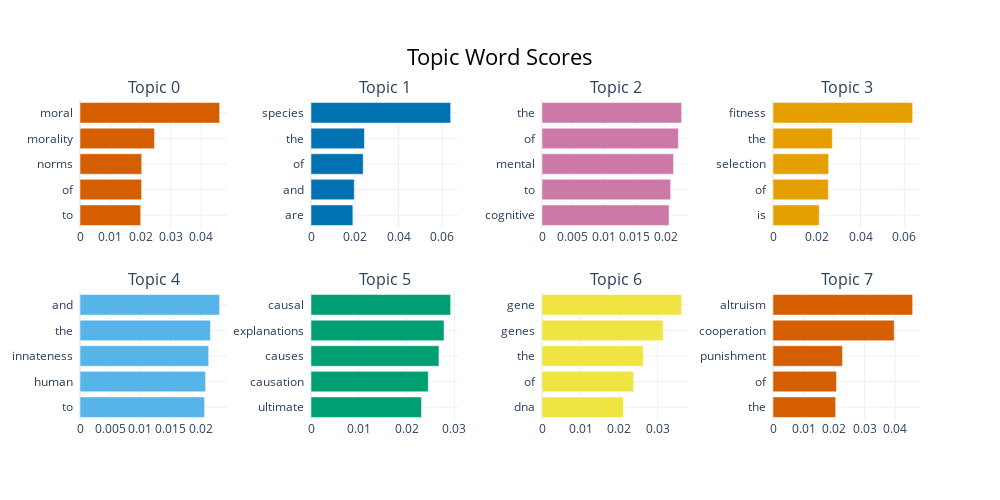

Here is the notebook cell this chart was saved with:
### Code cell
topic_model.visualize_barchart()

### Figure 1 — Plotly figure (JSON) as saved in the notebook; plotly's stock layout.template omitted (floating-point values rounded to 4 significant figures)
{"data": [{"marker": {"color": "#D55E00"}, "orientation": "h", "type": "bar", "x": [0.02006, 0.02035, 0.02039, 0.02461, 0.04616], "xaxis": "x", "y": ["to  ", "of  ", "norms  ", "morality  ", "moral  "], "yaxis": "y"}, {"marker": {"color": "#0072B2"}, "orientation": "h", "type": "bar", "x": [0.01913, 0.01977, 0.02386, 0.02442, 0.06382], "xaxis": "x2", "y": ["are  ", "and  ", "of  ", "the  ", "species  "], "yaxis": "y2"}, {"marker": {"color": "#CC79A7"}, "orientation": "h", "type": "bar", "x": [0.02051, 0.02077, 0.02124, 0.02202, 0.02255], "xaxis": "x3", "y": ["cognitive  ", "to  ", "mental  ", "of  ", "the  "], "yaxis": "y3"}, {"marker": {"color": "#E69F00"}, "orientation": "h", "type": "bar", "x": [0.02113, 0.02527, 0.02543, 0.0271, 0.06382], "xaxis": "x4", "y": ["is  ", "of  ", "selection  ", "the  ", "fitness  "], "yaxis": "y4"}, {"marker": {"color": "#56B4E9"}, "orientation": "h", "type": "bar", "x": [0.02062, 0.02079, 0.0213, 0.02158, 0.02311], "xaxis": "x5", "y": ["to  ", "human  ", "innateness  ", "the  ", "and  "], "yaxis": "y5"}, {"marker": {"color": "#009E73"}, "orientation": "h", "type": "bar", "x": [0.02313, 0.02456, 0.02678, 0.02785, 0.02924], "xaxis": "x6", "y": ["ultimate  ", "causation  ", "causes  ", "explanations  ", "causal  "], "yaxis": "y6"}, {"marker": {"color": "#F0E442"}, "orientation": "h", "type": "bar", "x": [0.02111, 0.02374, 0.02627, 0.03143, 0.03622], "xaxis": "x7", "y": ["dna  ", "of  ", "the  ", "genes  ", "gene  "], "yaxis": "y7"}, {"marker": {"color": "#D55E00"}, "orientation": "h", "type": "bar", "x": [0.02052, 0.02077, 0.02275, 0.03968, 0.04571], "xaxis": "x8", "y": ["the  ", "of  ", "punishment  ", "cooperation  ", "altruism  "], "yaxis": "y8"}], "layout": {"annotations": [{"font": {"size": 16}, "showarrow": false, "text": "Topic 0", "x": 0.0875, "xanchor": "center", "xref": "paper", "y": 1, "yanchor": "bottom", "yref": "paper"}, {"font": {"size": 16}, "showarrow": false, "text": "Topic 1", "x": 0.3625, "xanchor": "center", "xref": "paper", "y": 1, "yanchor": "bottom", "yref": "paper"}, {"font": {"size": 16}, "showarrow": false, "text": "Topic 2", "x": 0.6375, "xanchor": "center", "xref": "paper", "y": 1, "yanchor": "bottom", "yref": "paper"}, {"font": {"size": 16}, "showarrow": false, "text": "Topic 3", "x": 0.9125, "xanchor": "center", "xref": "paper", "y": 1, "yanchor": "bottom", "yref": "paper"}, {"font": {"size": 16}, "showarrow": false, "text": "Topic 4", "x": 0.0875, "xanchor": "center", "xref": "paper", "y": 0.4, "yanchor": "bottom", "yref": "paper"}, {"font": {"size": 16}, "showarrow": false, "text": "Topic 5", "x": 0.3625, "xanchor": "center", "xref": "paper", "y": 0.4, "yanchor": "bottom", "yref": "paper"}, {"font": {"size": 16}, "showarrow": false, "text": "Topic 6", "x": 0.6375, "xanchor": "center", "xref": "paper", "y": 0.4, "yanchor": "bottom", "yref": "paper"}, {"font": {"size": 16}, "showarrow": false, "text": "Topic 7", "x": 0.9125, "xanchor": "center", "xref": "paper", "y": 0.4, "yanchor": "bottom", "yref": "paper"}], "height": 500, "hoverlabel": {"bgcolor": "white", "font": {"family": "Rockwell", "size": 16}}, "showlegend": false, "title": {"font": {"color": "Black", "size": 22}, "text": "Topic Word Scores", "x": 0.5, "xanchor": "center", "yanchor": "top"}, "width": 1000, "xaxis": {"anchor": "y", "domain": [0, 0.175], "showgrid": true}, "xaxis2": {"anchor": "y2", "domain": [0.275, 0.45], "showgrid": true}, "xaxis3": {"anchor": "y3", "domain": [0.55, 0.725], "showgrid": true}, "xaxis4": {"anchor": "y4", "domain": [0.825, 1], "showgrid": true}, "xaxis5": {"anchor": "y5", "domain": [0, 0.175], "showgrid": true}, "xaxis6": {"anchor": "y6", "domain": [0.275, 0.45], "showgrid": true}, "xaxis7": {"anchor": "y7", "domain": [0.55, 0.725], "showgrid": true}, "xaxis8": {"anchor": "y8", "domain": [0.825, 1], "showgrid": true}, "yaxis": {"anchor": "x", "domain": [0.6, 1], "showgrid": true}, "yaxis2": {"anchor": "x2", "domain": [0.6, 1], "showgrid": true}, "yaxis3": {"anchor": "x3", "domain": [0.6, 1], "showgrid": true}, "yaxis4": {"anchor": "x4", "domain": [0.6, 1], "showgrid": true}, "yaxis5": {"anchor": "x5", "domain": [0, 0.4], "showgrid": true}, "yaxis6": {"anchor": "x6", "domain": [0, 0.4], "showgrid": true}, "yaxis7": {"anchor": "x7", "domain": [0, 0.4], "showgrid": true}, "yaxis8": {"anchor": "x8", "domain": [0, 0.4], "showgrid": true}}}
